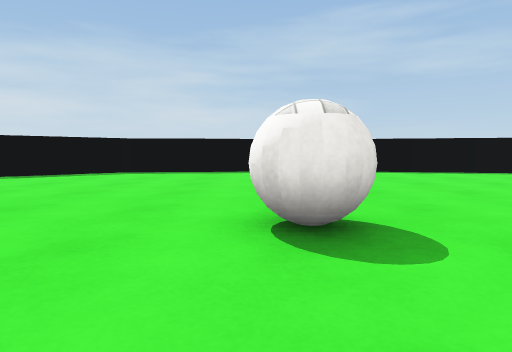
View 1 (above)

15 first-person views from a walk through a Unity game level. The camera is 0.58 m above the floor, tilts 4° down and sees 75° across. The floor is counted in squares, 1 m on a side. Each view is taken from the middle of a square. On the plan, view 1 faces up. The plan holds only what a view shows up to about 9 squares ahead; the rest is blank. The place goes on beyond the plan. Surface patterns are stand-ins for the level's own textures.

View 2
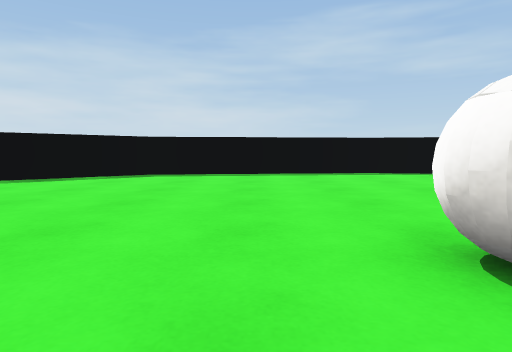

View 3
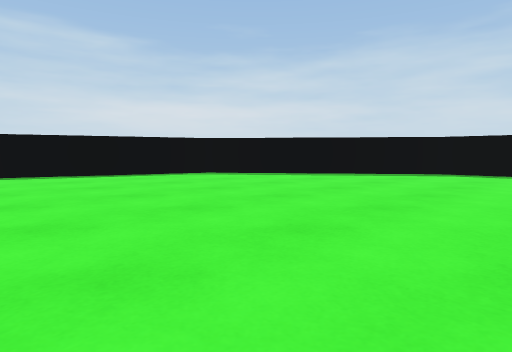

View 4
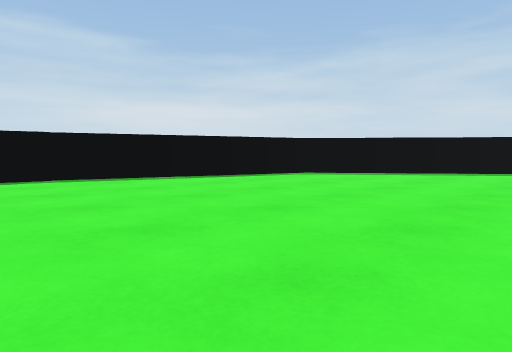

View 5
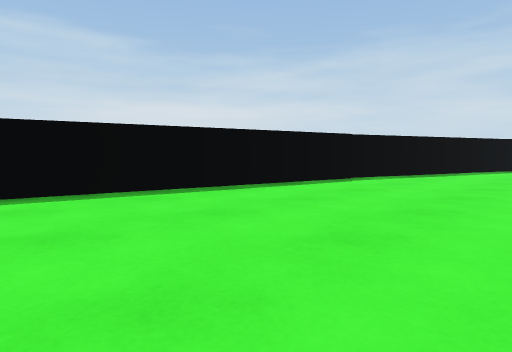

View 6
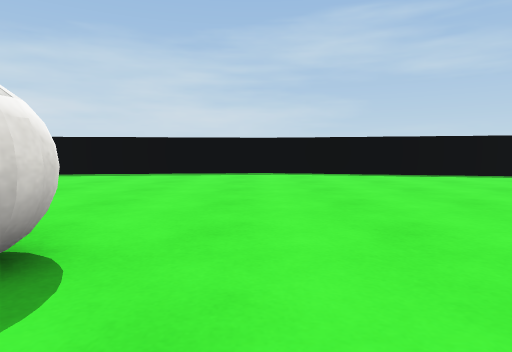

View 7
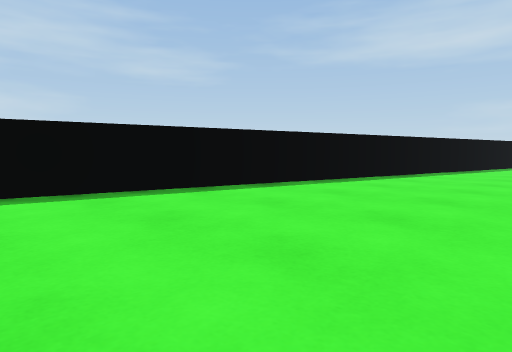

View 8
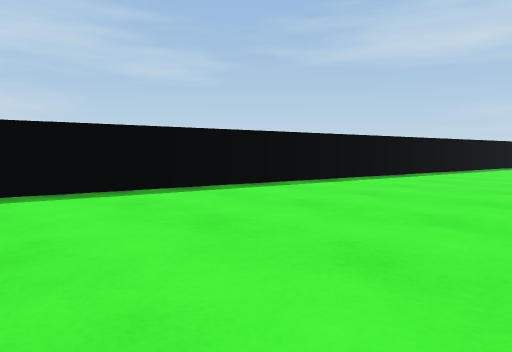

View 9
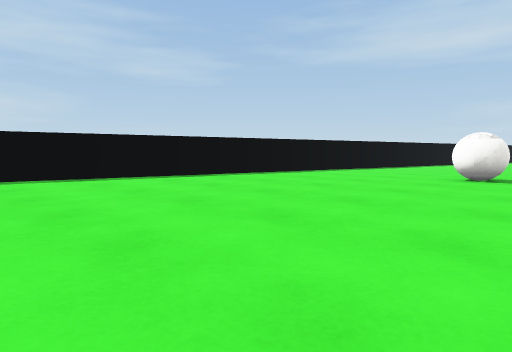

View 10
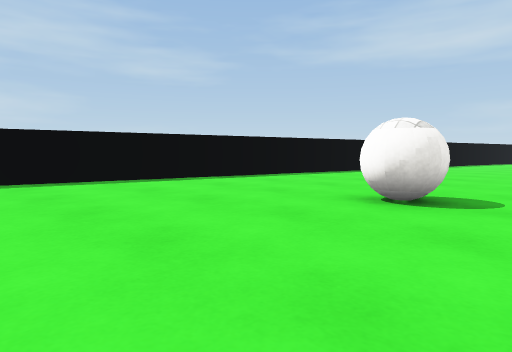

View 11
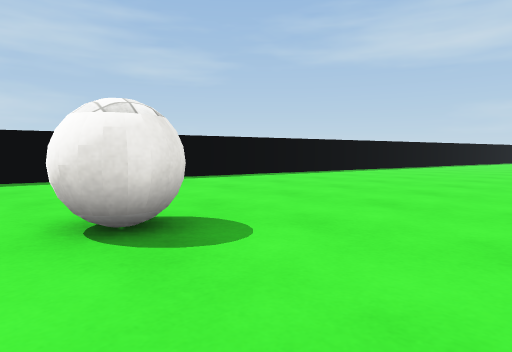

View 12
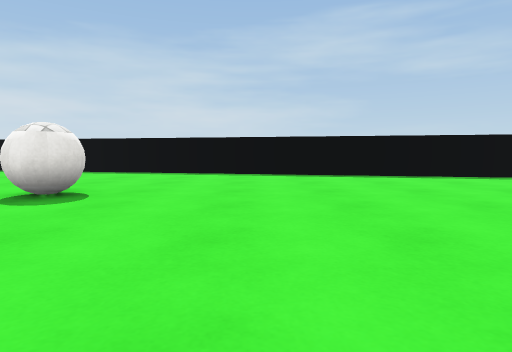

View 13
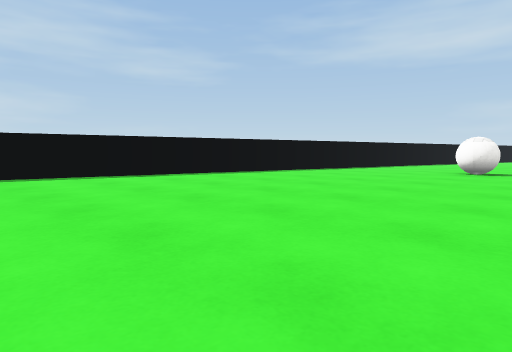

View 14
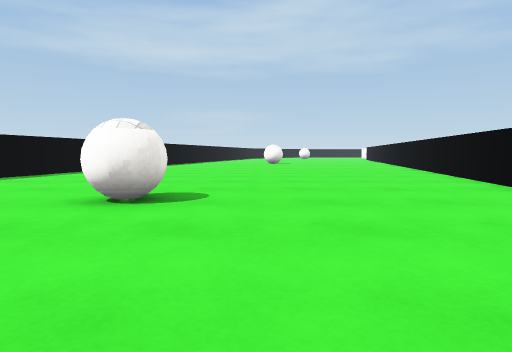

View 15
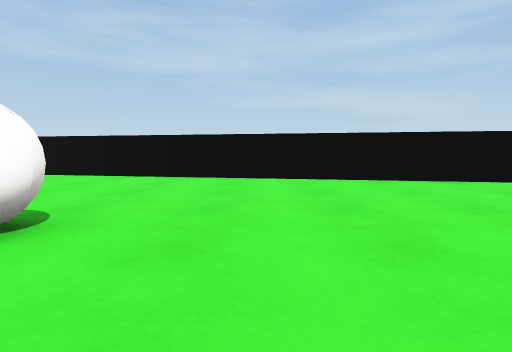

### Floor plan
Points are (right, up) in squares from view 1. A wall is a line through its corners. A room is listed if a view was taken in it or the views show most of it. See-through windows are left out.
Room 1 (views 1, 2, 3, 4, 5, 6, 7, 8, 9, 10, 11, 12, 13, 14, 15)
walls: (12.9, -2.5) (25, -5); (-10.8, -0.1) (-11.6, -3.8); (-9.3, 4.5) (-10.9, -0.1); (-2, 10) (-3.8, 9.8) (-6.3, 7.8); (28.6, 4.8) (4.4, 10)
objects: other object (0, 3); other object (20, 1) to (20, 2)

Where each view was taken, in squares from view 1:
view 1: 0 up, 0 right, facing up
view 2: 1 up, 1 left, facing up
view 3: 0 up, 1 left, facing up-left
view 4: 2 down, 3 left, facing up-left
view 5: 7 down, 7 left, facing up-left
view 6: 1 up, 2 right, facing up
view 7: 5 up, 3 right, facing up-right
view 8: 4 up, 7 right, facing up-right
view 9: 0 up, 12 right, facing up-right
view 10: 0 up, 16 right, facing up-right
view 11: 1 down, 19 right, facing up-right
view 12: 3 down, 23 right, facing up
view 13: 3 down, 23 right, facing up-right
view 14: 0 up, 16 right, facing right
view 15: 4 up, 18 right, facing down
